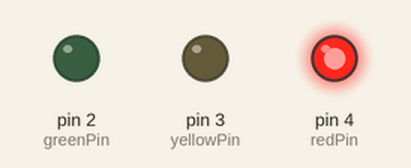
This sketch was run on a simulated Arduino Uno, built with avr-gcc and run on an emulated ATmega328P. Parts: output pins drawn as LEDs (lit = HIGH).

Above: at 5.0 s.
At 12.5 s:
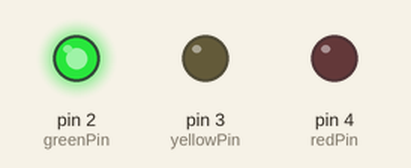
At 15.12 s:
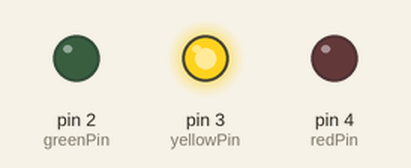
At 16.37 s:
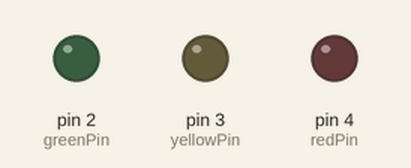
Timing chart, 0 to 21.5 s (numbered marks = the images above):
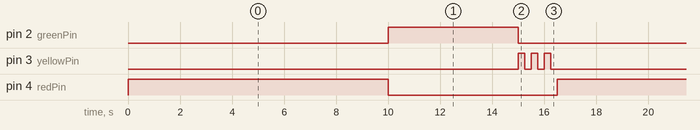

The sketch:

traffic_light.ino
```cpp
// Define LED pins
const int greenPin = 2;
const int yellowPin = 3;
const int redPin = 4;

void setup() {
  pinMode(redPin, OUTPUT);
  pinMode(greenPin, OUTPUT);
  pinMode(yellowPin, OUTPUT);
}

void loop() {
  // Red LED ON for 10 seconds
  digitalWrite(redPin, HIGH);
  digitalWrite(greenPin, LOW);
  digitalWrite(yellowPin, LOW);
  delay(10000); // 10 seconds

  // Green LED ON for 5 seconds
  digitalWrite(redPin, LOW);
  digitalWrite(greenPin, HIGH);
  digitalWrite(yellowPin, LOW);
  delay(5000); // 5 seconds

  // Blink Yellow LED 3 times (0.25 sec ON, 0.25 sec OFF)
  digitalWrite(greenPin, LOW);
  for (int i = 0; i < 3; i++) {
    digitalWrite(yellowPin, HIGH);
    delay(250);
    digitalWrite(yellowPin, LOW);
    delay(250);
  }
}
```

Measured:
- by itself, pin 2 (greenPin): alternates HIGH for 5.0 s and LOW for 11.5 s
- by itself, pin 3 (yellowPin): repeats every 16.5 s: 2 × (LOW 0.25 s, HIGH 0.25 s), LOW 15.3 s, HIGH 0.25 s
- by itself, pin 4 (redPin): alternates HIGH for 10.0 s and LOW for 6.5 s
